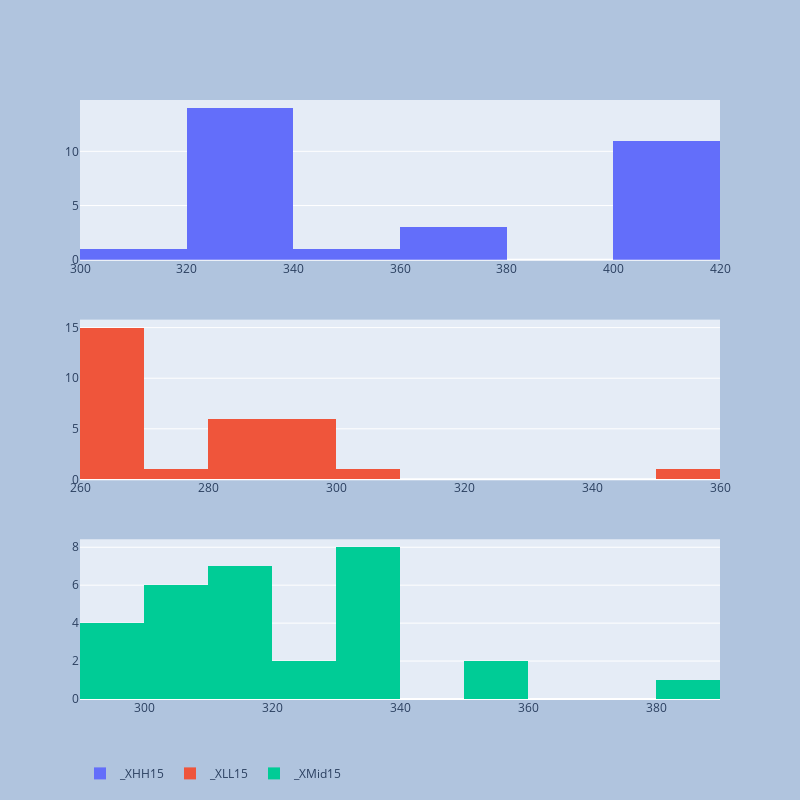

The notebook cell this image was saved under:
### Code cell
colsToDist_1=[  x for  x  in list_cols if x.startswith('_X') ]
print(colsToDist_1)
fig=plot_mutiple_histrogram(df,colsToDist_1,len(colsToDist_1))
pio.write_image(fig, f"{report_path}\\{symbol}_PriceDist.png")
fig

### Figure 1 — Plotly figure (JSON) as saved in the notebook; plotly's stock layout.template omitted (floating-point values rounded to 4 significant figures)
{"data": [{"name": "_XHH15", "type": "histogram", "x": [407.1, 407.1, 407.1, 407.1, 407.1, 402.6, 402.6, 402.6, 402.6, 402.6, 402.6, 379.1, 379.1, 365.5, 355.9, 319.4, 328.3, 328.3, 328.3, 328.3, 328.3, 328.3, 328.3, 328.3, 328.3, 328.3, 328.3, 328.3, 328.3, 328.3], "xaxis": "x", "yaxis": "y"}, {"name": "_XLL15", "type": "histogram", "x": [355.9, 296.1, 296.1, 271.5, 269, 269, 269, 269, 269, 269, 269, 269, 269, 269, 269, 269, 269, 269, 269, 287.7, 287.7, 287.7, 287.7, 287.7, 287.7, 300.4, 298.6, 298.6, 298.6, 295.1], "xaxis": "x2", "yaxis": "y2"}, {"name": "_XMid15", "type": "histogram", "x": [381.5, 351.6, 351.6, 339.3, 338.1, 335.8, 335.8, 335.8, 335.8, 335.8, 335.8, 324.1, 324.1, 317.2, 312.4, 294.2, 298.6, 298.6, 298.6, 308, 308, 308, 308, 308, 308, 314.4, 313.4, 313.4, 313.4, 311.7], "xaxis": "x3", "yaxis": "y3"}], "layout": {"autosize": true, "height": 800, "legend": {"orientation": "h"}, "paper_bgcolor": "LightSteelBlue", "width": 800, "xaxis": {"anchor": "y", "autorange": true, "domain": [0, 1], "range": [300, 420], "type": "linear"}, "xaxis2": {"anchor": "y2", "autorange": true, "domain": [0, 1], "range": [260, 360], "type": "linear"}, "xaxis3": {"anchor": "y3", "autorange": true, "domain": [0, 1], "range": [290, 390], "type": "linear"}, "yaxis": {"anchor": "x", "autorange": true, "domain": [0.7333, 1], "range": [0, 14.74]}, "yaxis2": {"anchor": "x2", "autorange": true, "domain": [0.3667, 0.6333], "range": [0, 15.79]}, "yaxis3": {"anchor": "x3", "autorange": true, "domain": [0, 0.2667], "range": [0, 8.421]}}}
